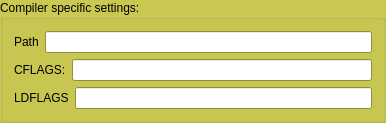
            <widget class="QGroupBox" name="groupBox_3">
             <property name="sizePolicy">
              <sizepolicy hsizetype="Expanding" vsizetype="Preferred">
               <horstretch>0</horstretch>
               <verstretch>0</verstretch>
              </sizepolicy>
             </property>
             <property name="palette">
              <palette>
               <active>
                <colorrole role="WindowText">
                 <brush brushstyle="SolidPattern">
                  <color alpha="255">
                   <red>0</red>
                   <green>0</green>
                   <blue>0</blue>
                  </color>
                 </brush>
                </colorrole>
                <colorrole role="Button">
                 <brush brushstyle="SolidPattern">
                  <color alpha="255">
                   <red>200</red>
                   <green>200</green>
                   <blue>82</blue>
                  </color>
                 </brush>
                </colorrole>
                <colorrole role="Light">
                 <brush brushstyle="SolidPattern">
                  <color alpha="255">
                   <red>255</red>
                   <green>255</green>
                   <blue>150</blue>
                  </color>
                 </brush>
                </colorrole>
                <colorrole role="Midlight">
                 <brush brushstyle="SolidPattern">
                  <color alpha="255">
                   <red>227</red>
                   <green>227</green>
                   <blue>116</blue>
                  </color>
                 </brush>
                </colorrole>
                <colorrole role="Dark">
                 <brush brushstyle="SolidPattern">
                  <color alpha="255">
                   <red>100</red>
                   <green>100</green>
                   <blue>41</blue>
                  </color>
                 </brush>
                </colorrole>
                <colorrole role="Mid">
                 <brush brushstyle="SolidPattern">
                  <color alpha="255">
                   <red>133</red>
                   <green>133</green>
                   <blue>54</blue>
                  </color>
                 </brush>
                </colorrole>
                <colorrole role="Text">
                 <brush brushstyle="SolidPattern">
                  <color alpha="255">
                   <red>0</red>
                   <green>0</green>
                   <blue>0</blue>
                  </color>
                 </brush>
                </colorrole>
                <colorrole role="BrightText">
                 <brush brushstyle="SolidPattern">
                  <color alpha="255">
                   <red>255</red>
                   <green>255</green>
                   <blue>255</blue>
                  </color>
                 </brush>
                </colorrole>
                <colorrole role="ButtonText">
                 <brush brushstyle="SolidPattern">
                  <color alpha="255">
                   <red>0</red>
                   <green>0</green>
                   <blue>0</blue>
                  </color>
                 </brush>
                </colorrole>
                <colorrole role="Base">
                 <brush brushstyle="SolidPattern">
                  <color alpha="255">
                   <red>255</red>
                   <green>255</green>
                   <blue>255</blue>
                  </color>
                 </brush>
                </colorrole>
                <colorrole role="Window">
                 <brush brushstyle="SolidPattern">
                  <color alpha="255">
                   <red>200</red>
                   <green>200</green>
                   <blue>82</blue>
                  </color>
                 </brush>
                </colorrole>
                <colorrole role="Shadow">
                 <brush brushstyle="SolidPattern">
                  <color alpha="255">
                   <red>0</red>
                   <green>0</green>
                   <blue>0</blue>
                  </color>
                 </brush>
                </colorrole>
                <colorrole role="AlternateBase">
                 <brush brushstyle="SolidPattern">
                  <color alpha="255">
                   <red>227</red>
                   <green>227</green>
                   <blue>168</blue>
                  </color>
                 </brush>
                </colorrole>
                <colorrole role="ToolTipBase">
                 <brush brushstyle="SolidPattern">
                  <color alpha="255">
                   <red>255</red>
                   <green>255</green>
                   <blue>220</blue>
                  </color>
                 </brush>
                </colorrole>
                <colorrole role="ToolTipText">
                 <brush brushstyle="SolidPattern">
                  <color alpha="255">
                   <red>0</red>
                   <green>0</green>
                   <blue>0</blue>
                  </color>
                 </brush>
                </colorrole>
               </active>
               <inactive>
                <colorrole role="WindowText">
                 <brush brushstyle="SolidPattern">
                  <color alpha="255">
                   <red>0</red>
                   <green>0</green>
                   <blue>0</blue>
                  </color>
                 </brush>
                </colorrole>
                <colorrole role="Button">
                 <brush brushstyle="SolidPattern">
                  <color alpha="255">
                   <red>200</red>
                   <green>200</green>
                   <blue>82</blue>
                  </color>
                 </brush>
                </colorrole>
                <colorrole role="Light">
                 <brush brushstyle="SolidPattern">
                  <color alpha="255">
                   <red>255</red>
                   <green>255</green>
                   <blue>150</blue>
                  </color>
                 </brush>
                </colorrole>
                <colorrole role="Midlight">
                 <brush brushstyle="SolidPattern">
                  <color alpha="255">
                   <red>227</red>
                   <green>227</green>
                   <blue>116</blue>
                  </color>
                 </brush>
                </colorrole>
                <colorrole role="Dark">
                 <brush brushstyle="SolidPattern">
                  <color alpha="255">
                   <red>100</red>
                   <green>100</green>
                   <blue>41</blue>
                  </color>
                 </brush>
                </colorrole>
                <colorrole role="Mid">
                 <brush brushstyle="SolidPattern">
                  <color alpha="255">
                   <red>133</red>
                   <green>133</green>
                   <blue>54</blue>
                  </color>
                 </brush>
                </colorrole>
                <colorrole role="Text">
                 <brush brushstyle="SolidPattern">
                  <color alpha="255">
                   <red>0</red>
                   <green>0</green>
                   <blue>0</blue>
                  </color>
                 </brush>
                </colorrole>
                <colorrole role="BrightText">
                 <brush brushstyle="SolidPattern">
                  <color alpha="255">
                   <red>255</red>
                   <green>255</green>
                   <blue>255</blue>
                  </color>
                 </brush>
                </colorrole>
                <colorrole role="ButtonText">
                 <brush brushstyle="SolidPattern">
                  <color alpha="255">
                   <red>0</red>
                   <green>0</green>
                   <blue>0</blue>
                  </color>
                 </brush>
                </colorrole>
                <colorrole role="Base">
                 <brush brushstyle="SolidPattern">
                  <color alpha="255">
                   <red>255</red>
                   <green>255</green>
                   <blue>255</blue>
                  </color>
                 </brush>
                </colorrole>
                <colorrole role="Window">
                 <brush brushstyle="SolidPattern">
                  <color alpha="255">
                   <red>200</red>
                   <green>200</green>
                   <blue>82</blue>
                  </color>
                 </brush>
                </colorrole>
                <colorrole role="Shadow">
                 <brush brushstyle="SolidPattern">
                  <color alpha="255">
                   <red>0</red>
                   <green>0</green>
                   <blue>0</blue>
                  </color>
                 </brush>
                </colorrole>
                <colorrole role="AlternateBase">
                 <brush brushstyle="SolidPattern">
                  <color alpha="255">
                   <red>227</red>
                   <green>227</green>
                   <blue>168</blue>
                  </color>
                 </brush>
                </colorrole>
                <colorrole role="ToolTipBase">
                 <brush brushstyle="SolidPattern">
                  <color alpha="255">
                   <red>255</red>
                   <green>255</green>
                   <blue>220</blue>
                  </color>
                 </brush>
                </colorrole>
                <colorrole role="ToolTipText">
                 <brush brushstyle="SolidPattern">
                  <color alpha="255">
                   <red>0</red>
                   <green>0</green>
                   <blue>0</blue>
                  </color>
                 </brush>
                </colorrole>
               </inactive>
               <disabled>
                <colorrole role="WindowText">
                 <brush brushstyle="SolidPattern">
                  <color alpha="255">
                   <red>100</red>
                   <green>100</green>
                   <blue>41</blue>
                  </color>
                 </brush>
                </colorrole>
                <colorrole role="Button">
                 <brush brushstyle="SolidPattern">
                  <color alpha="255">
                   <red>200</red>
                   <green>200</green>
                   <blue>82</blue>
                  </color>
                 </brush>
                </colorrole>
                <colorrole role="Light">
                 <brush brushstyle="SolidPattern">
                  <color alpha="255">
                   <red>255</red>
                   <green>255</green>
                   <blue>150</blue>
                  </color>
                 </brush>
                </colorrole>
                <colorrole role="Midlight">
                 <brush brushstyle="SolidPattern">
                  <color alpha="255">
                   <red>227</red>
                   <green>227</green>
                   <blue>116</blue>
                  </color>
                 </brush>
                </colorrole>
                <colorrole role="Dark">
                 <brush brushstyle="SolidPattern">
                  <color alpha="255">
                   <red>100</red>
                   <green>100</green>
                   <blue>41</blue>
                  </color>
                 </brush>
                </colorrole>
                <colorrole role="Mid">
                 <brush brushstyle="SolidPattern">
                  <color alpha="255">
                   <red>133</red>
                   <green>133</green>
                   <blue>54</blue>
                  </color>
                 </brush>
                </colorrole>
                <colorrole role="Text">
                 <brush brushstyle="SolidPattern">
                  <color alpha="255">
                   <red>100</red>
                   <green>100</green>
                   <blue>41</blue>
                  </color>
                 </brush>
                </colorrole>
                <colorrole role="BrightText">
                 <brush brushstyle="SolidPattern">
                  <color alpha="255">
                   <red>255</red>
                   <green>255</green>
                   <blue>255</blue>
                  </color>
                 </brush>
                </colorrole>
                <colorrole role="ButtonText">
                 <brush brushstyle="SolidPattern">
                  <color alpha="255">
                   <red>100</red>
                   <green>100</green>
                   <blue>41</blue>
                  </color>
                 </brush>
                </colorrole>
                <colorrole role="Base">
                 <brush brushstyle="SolidPattern">
                  <color alpha="255">
                   <red>200</red>
                   <green>200</green>
                   <blue>82</blue>
                  </color>
                 </brush>
                </colorrole>
                <colorrole role="Window">
                 <brush brushstyle="SolidPattern">
                  <color alpha="255">
                   <red>200</red>
                   <green>200</green>
                   <blue>82</blue>
                  </color>
                 </brush>
                </colorrole>
                <colorrole role="Shadow">
                 <brush brushstyle="SolidPattern">
                  <color alpha="255">
                   <red>0</red>
                   <green>0</green>
                   <blue>0</blue>
                  </color>
                 </brush>
                </colorrole>
                <colorrole role="AlternateBase">
                 <brush brushstyle="SolidPattern">
                  <color alpha="255">
                   <red>200</red>
                   <green>200</green>
                   <blue>82</blue>
                  </color>
                 </brush>
                </colorrole>
                <colorrole role="ToolTipBase">
                 <brush brushstyle="SolidPattern">
                  <color alpha="255">
                   <red>255</red>
                   <green>255</green>
                   <blue>220</blue>
                  </color>
                 </brush>
                </colorrole>
                <colorrole role="ToolTipText">
                 <brush brushstyle="SolidPattern">
                  <color alpha="255">
                   <red>0</red>
                   <green>0</green>
                   <blue>0</blue>
                  </color>
                 </brush>
                </colorrole>
               </disabled>
              </palette>
             </property>
             <property name="title">
              <string>Compiler specific settings:</string>
             </property>
             <layout class="QVBoxLayout" name="verticalLayout_4">
              <item>
               <layout class="QHBoxLayout" name="horizontalLayout_7">
                <item>
                 <widget class="QLabel" name="label">
                  <property name="text">
                   <string>Path</string>
                  </property>
                 </widget>
                </item>
                <item>
                 <widget class="QLineEdit" name="GccPathLineEdit"/>
                </item>
               </layout>
              </item>
              <item>
               <layout class="QHBoxLayout" name="horizontalLayout_5" stretch="0,0">
                <property name="sizeConstraint">
                 <enum>QLayout::SetMaximumSize</enum>
                </property>
                <item>
                 <widget class="QLabel" name="label_3">
                  <property name="sizePolicy">
                   <sizepolicy hsizetype="Fixed" vsizetype="Fixed">
                    <horstretch>0</horstretch>
                    <verstretch>0</verstretch>
                   </sizepolicy>
                  </property>
                  <property name="text">
                   <string>СFLAGS:</string>
                  </property>
                 </widget>
                </item>
                <item>
                 <widget class="QLineEdit" name="CFLAGSLineEdit">
                  <property name="sizePolicy">
                   <sizepolicy hsizetype="Preferred" vsizetype="Fixed">
                    <horstretch>0</horstretch>
                    <verstretch>0</verstretch>
                   </sizepolicy>
                  </property>
                  <property name="minimumSize">
                   <size>
                    <width>300</width>
                    <height>0</height>
                   </size>
                  </property>
                  <property name="baseSize">
                   <size>
                    <width>500</width>
                    <height>0</height>
                   </size>
                  </property>
                 </widget>
                </item>
               </layout>
              </item>
              <item>
               <layout class="QHBoxLayout" name="horizontalLayout_11">
                <item>
                 <widget class="QLabel" name="label_6">
                  <property name="text">
                   <string>LDFLAGS</string>
                  </property>
                 </widget>
                </item>
                <item>
                 <widget class="QLineEdit" name="LDFLAGSLineEdit"/>
                </item>
               </layout>
              </item>
             </layout>
            </widget>
